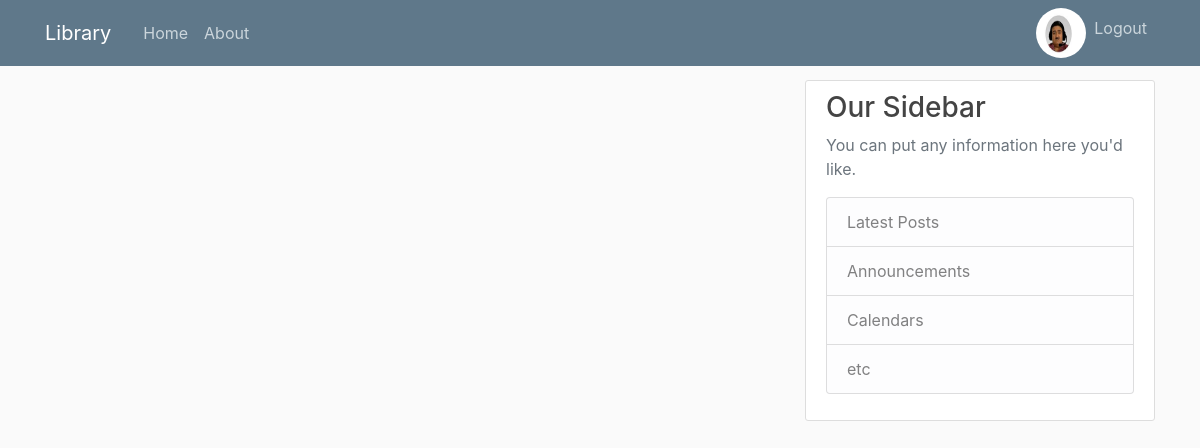
The app's page /request/requestList/ (signed in), older data.
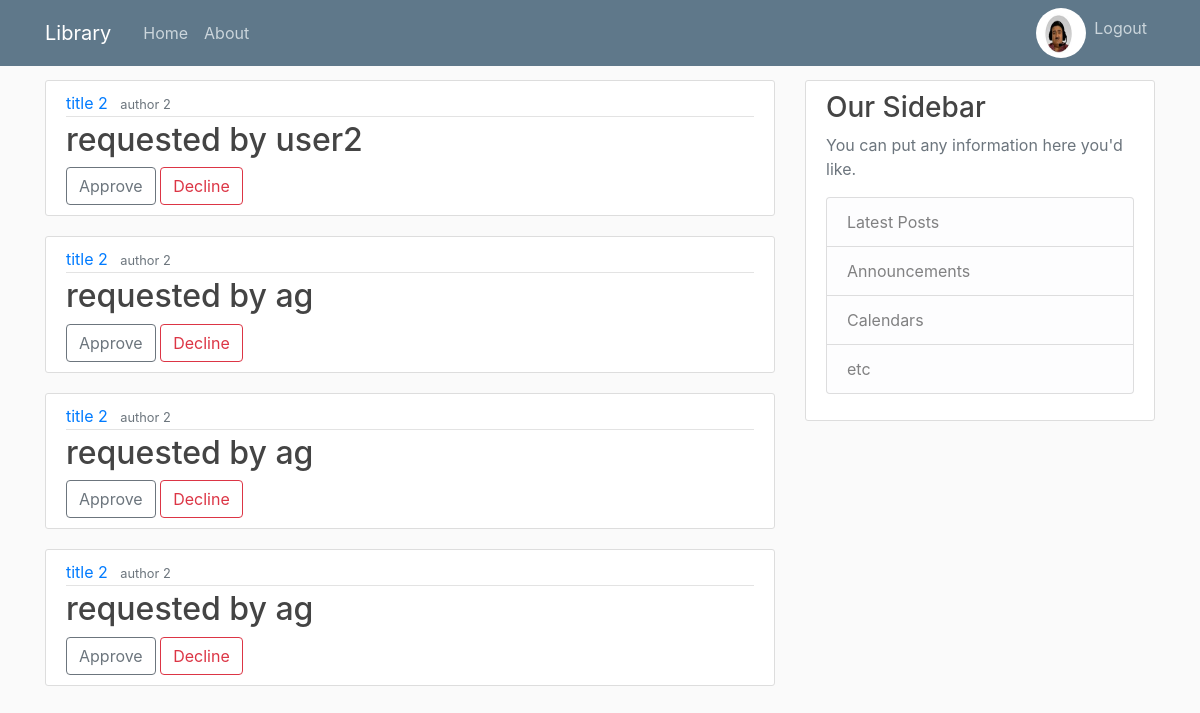
The same page, newer data.
### users/models.py (models this page shows, shortened)
class Profile(models.Model):
    user = models.OneToOneField(User, on_delete=models.CASCADE)
    image = models.ImageField(default='default.jpeg', upload_to='profile_pics')

### borrows/models.py (models this page shows, shortened)
class request_detail(models.Model):
    book_detail = models.ForeignKey(Book, on_delete=models.CASCADE)
    requested_by = models.ForeignKey(User, on_delete=models.CASCADE)
    return_date = models.DateField(default=timezone.now()+datetime.timedelta(days=7))
    request_status = models.CharField(max_length=15, default = 'Pending')
    confirm_delete = models.BooleanField(default=False)

### books/models.py (models this page shows, shortened)
class Book(models.Model):
    title = models.CharField(max_length=100)
    genre = models.CharField(max_length=50)
    author = models.CharField(max_length=100)
    date_added = models.DateTimeField(default=timezone.now)
    publisher = models.CharField(max_length=100)
    summary = models.TextField(blank=True)
    location = models.TextField()
    available = models.BooleanField(default=True)
    ISBN = models.CharField(max_length=17, default='000-000-000-000-0')

### borrows/views.py (the view)
# urls.py: path('requestList/', views.RequestListView.as_view(), name='request-list'),
class RequestListView(LoginRequiredMixin, UserPassesTestMixin, ListView):
    model = request_detail
    template_name = 'borrows/requests_list.html'
    context_object_name = 'requests'
    ordering = ['book_detail']
    def test_func(self):
        current_user = self.request.user
        if current_user.has_perm('books.add_book'):
            return True
        return False

### borrows/templates/borrows/requests_list.html
{% extends "books/base.html" %}
{% block content %}
    {% for request in requests %}
        {% if request.request_status == 'Pending' %}
        <article class="media content-section">
            <div class="media-body">
                <div class="article-metadata">
                    <a class="mr-2" href="{% url 'book-detail' request.book_detail.id %}">{{ request.book_detail.title }}</a>
                    <small class="text-muted">{{ request.book_detail.author }}</small>
                </div>
                <h2><a class="article-title" href="{% url 'profile-detail' request.requested_by.id %}">requested by {{ request.requested_by }}</a></h2>
                {% if request.book_detail.available == True %}
                    <a class="btn btn-outline-secondary" href="{% url 'request-approve' request.id %}">Approve</a>
                    <a class="btn btn-outline-danger" href="{% url 'request-decline' request.id %}">Decline</a>
                {% else %}
                    <h2>This book is currently not available</h2>
                {% endif %}
            </div>
        </article>
        {% endif %}
    {% endfor %}
{% endblock content %}

### books/templates/books/base.html (shortened to what this page needs)
{% load static %}
<!DOCTYPE html>
<html>
<head>
    <link rel="stylesheet" href="https://maxcdn.bootstrapcdn.com/bootstrap/4.0.0/css/bootstrap.min.css">
    <link rel="stylesheet" type="text/css" href="{% static 'books/main.css' %}">
</head>
<body>
    <header class="site-header">
      <nav class="navbar navbar-expand-md navbar-dark bg-steel fixed-top">
        <div class="container">
          <a class="navbar-brand mr-4" href="{% url 'books-home' %}">Library</a>
          <div class="collapse navbar-collapse" id="navbarToggle">
            <div class="navbar-nav mr-auto">
              <a class="nav-item nav-link" href="{% url 'books-home' %}">Home</a>
              <a class="nav-item nav-link" href="#">About</a>
            </div>
            <div class="navbar-nav">
              {% if user.is_authenticated %}
                  <div class="image-container">
                      <a href="{% url 'profile' %}">
                      <img class="rounded-circle article-image img-fluid img-pro"  src="{{ user.profile.image.url }}">
                    </a>
                  </div>
                  <a class="nav-item nav-link" href="{% url 'logout' %}">Logout</a>
              {% else %}
                  <a class="nav-item nav-link" href="{% url 'login' %}">Login</a>
                  <a class="nav-item nav-link" href="{% url 'register' %}">Register</a>
              {% endif %}
            </div>
          </div>
        </div>
      </nav>
    </header>
    <main role="main" class="container">
      <div class="row">
        <div class="col-md-8">
          {% block content %}{% endblock %}
        </div>
        <div class="col-md-4">
          <div class="content-section">
            <h3>Our Sidebar</h3>
            <p class='text-muted'>You can put any information here you'd like.
              <ul class="list-group">
                <li class="list-group-item list-group-item-light">Latest Posts</li>
                <li class="list-group-item list-group-item-light">Announcements</li>
                <li class="list-group-item list-group-item-light">Calendars</li>
                <li class="list-group-item list-group-item-light">etc</li>
              </ul>
            </p>
          </div>
        </div>
      </div>
    </main>
</body>
</html>

### books/static/books/main.css (style rules this page uses)
body { background: #fafafa; color: #333333; margin-top: 5rem; }
h1, h2, h3, h4, h5, h6 { color: #444444; }
ul { margin: 0; }
.bg-steel { background-color: #5f788a; }
.site-header .navbar-nav .nav-link { color: #cbd5db; }
.content-section { background: #ffffff; padding: 10px 20px; border: 1px solid #dddddd; border-radius: 3px; margin-bottom: 20px; }
.article-title { color: #444444; }
.article-metadata { padding-bottom: 1px; margin-bottom: 4px; border-bottom: 1px solid #e3e3e3 }
.img-pro { width: 50px ; height: 50px; }
.image-container { height: 50px; width:50px; }

Row changes from the older to the newer data that the page shows:
added request_detail: book_detail "title 2", book_detail.author "author 2", requested_by "user2", shows "Approve"
added request_detail: book_detail "title 2", book_detail.author "author 2", requested_by "ag", shows "Approve"
added request_detail: book_detail "title 2", book_detail.author "author 2", requested_by "ag", shows "Approve"
added request_detail: book_detail "title 2", book_detail.author "author 2", requested_by "ag", shows "Approve"
